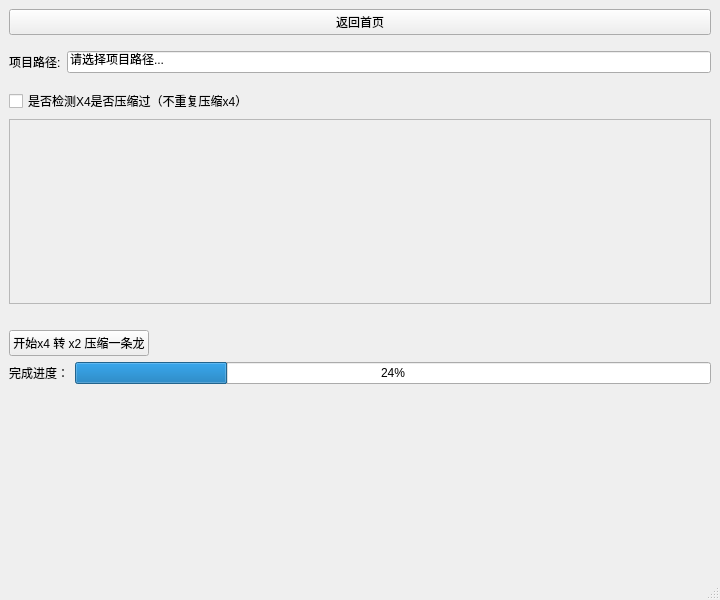
<?xml version="1.0" encoding="UTF-8"?>
<ui version="4.0">
 <class>MainWindow</class>
 <widget class="QMainWindow" name="MainWindow">
  <property name="geometry">
   <rect>
    <x>0</x>
    <y>0</y>
    <width>720</width>
    <height>600</height>
   </rect>
  </property>
  <property name="windowTitle">
   <string>MainWindow</string>
  </property>
  <widget class="QWidget" name="centralwidget">
   <layout class="QVBoxLayout" name="verticalLayout">
    <item>
     <widget class="QPushButton" name="homeButton">
      <property name="text">
       <string>返回首页</string>
      </property>
     </widget>
    </item>
    <item>
     <spacer name="verticalSpacer_6">
      <property name="orientation">
       <enum>Qt::Vertical</enum>
      </property>
      <property name="sizeType">
       <enum>QSizePolicy::Fixed</enum>
      </property>
      <property name="sizeHint" stdset="0">
       <size>
        <width>20</width>
        <height>10</height>
       </size>
      </property>
     </spacer>
    </item>
    <item>
     <layout class="QHBoxLayout" name="horizontalLayout">
      <item>
       <widget class="QLabel" name="label">
        <property name="text">
         <string>项目路径:</string>
        </property>
       </widget>
      </item>
      <item>
       <widget class="QLineEdit" name="project_path">
        <property name="text">
         <string>请选择项目路径...</string>
        </property>
       </widget>
      </item>
     </layout>
    </item>
    <item>
     <spacer name="verticalSpacer_7">
      <property name="orientation">
       <enum>Qt::Vertical</enum>
      </property>
      <property name="sizeType">
       <enum>QSizePolicy::Minimum</enum>
      </property>
      <property name="sizeHint" stdset="0">
       <size>
        <width>20</width>
        <height>10</height>
       </size>
      </property>
     </spacer>
    </item>
    <item>
     <widget class="QCheckBox" name="checkBox">
      <property name="text">
       <string>是否检测X4是否压缩过（不重复压缩x4）</string>
      </property>
     </widget>
    </item>
    <item>
     <widget class="QScrollArea" name="scrollArea">
      <property name="widgetResizable">
       <bool>true</bool>
      </property>
      <widget class="QWidget" name="scrollAreaWidgetContents">
       <property name="geometry">
        <rect>
         <x>0</x>
         <y>0</y>
         <width>694</width>
         <height>154</height>
        </rect>
       </property>
       <layout class="QVBoxLayout" name="verticalLayout_2">
        <item>
         <spacer name="verticalSpacer">
          <property name="orientation">
           <enum>Qt::Vertical</enum>
          </property>
          <property name="sizeHint" stdset="0">
           <size>
            <width>20</width>
            <height>40</height>
           </size>
          </property>
         </spacer>
        </item>
       </layout>
      </widget>
     </widget>
    </item>
    <item>
     <spacer name="verticalSpacer_5">
      <property name="orientation">
       <enum>Qt::Vertical</enum>
      </property>
      <property name="sizeType">
       <enum>QSizePolicy::Fixed</enum>
      </property>
      <property name="sizeHint" stdset="0">
       <size>
        <width>20</width>
        <height>10</height>
       </size>
      </property>
     </spacer>
    </item>
    <item>
     <spacer name="verticalSpacer_2">
      <property name="orientation">
       <enum>Qt::Vertical</enum>
      </property>
      <property name="sizeType">
       <enum>QSizePolicy::Minimum</enum>
      </property>
      <property name="sizeHint" stdset="0">
       <size>
        <width>20</width>
        <height>10</height>
       </size>
      </property>
     </spacer>
    </item>
    <item>
     <widget class="QPushButton" name="pushButton">
      <property name="sizePolicy">
       <sizepolicy hsizetype="Fixed" vsizetype="Fixed">
        <horstretch>0</horstretch>
        <verstretch>0</verstretch>
       </sizepolicy>
      </property>
      <property name="text">
       <string>开始x4 转 x2 压缩一条龙</string>
      </property>
     </widget>
    </item>
    <item>
     <layout class="QHBoxLayout" name="horizontalLayout_2">
      <item>
       <widget class="QLabel" name="label_2">
        <property name="text">
         <string>完成进度：</string>
        </property>
       </widget>
      </item>
      <item>
       <widget class="QProgressBar" name="progressBar">
        <property name="value">
         <number>24</number>
        </property>
       </widget>
      </item>
     </layout>
    </item>
    <item>
     <spacer name="verticalSpacer_4">
      <property name="orientation">
       <enum>Qt::Vertical</enum>
      </property>
      <property name="sizeHint" stdset="0">
       <size>
        <width>20</width>
        <height>40</height>
       </size>
      </property>
     </spacer>
    </item>
   </layout>
  </widget>
  <widget class="QStatusBar" name="statusbar"/>
 </widget>
 <resources/>
 <connections/>
</ui>
